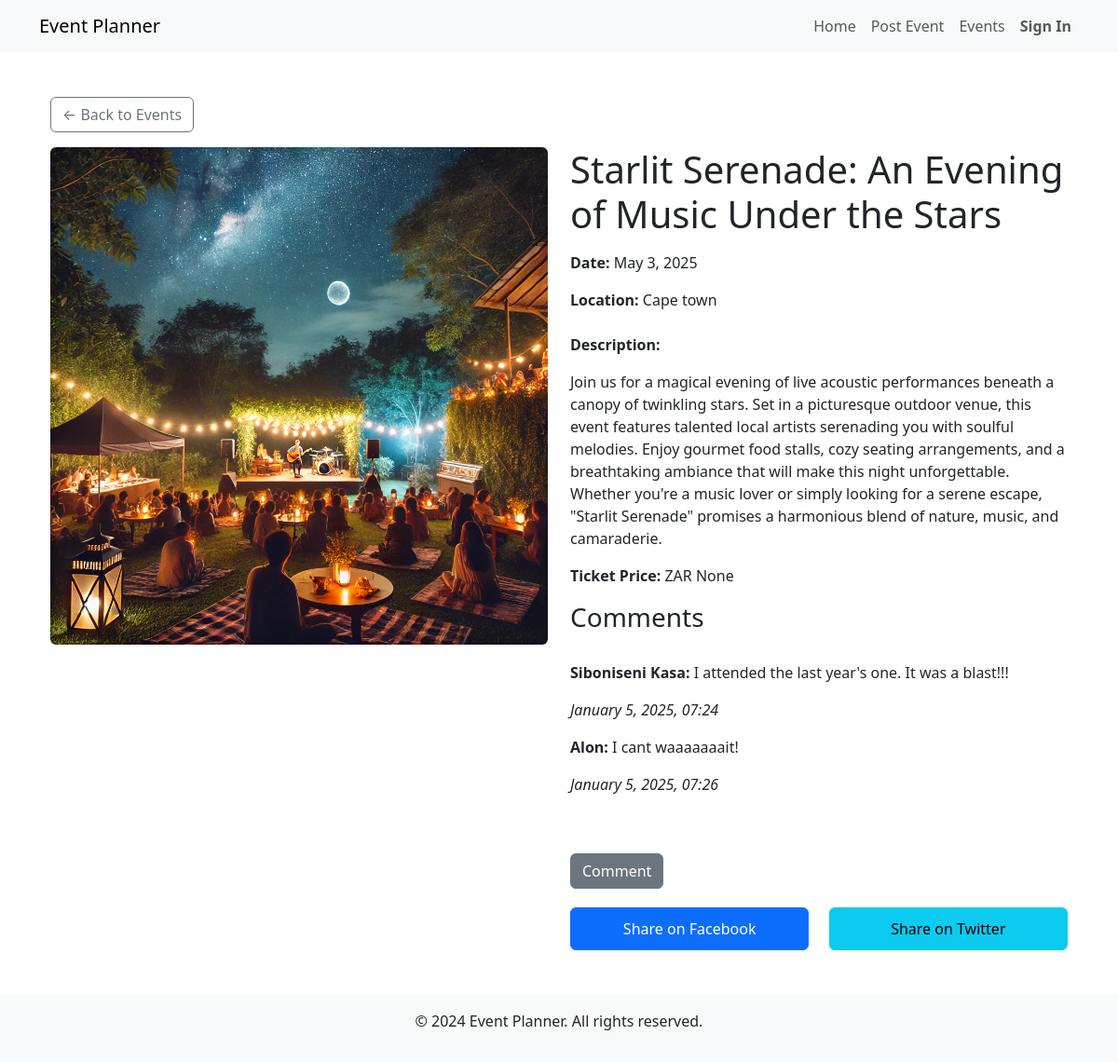
Screenshot of /event/8/ with the database file from the repository.
### events/models.py (models this page shows, shortened)
class Event(models.Model):
    title = models.CharField(max_length=200)
    description = models.TextField()
    date = models.DateField()
    time = models.TimeField()
    location = models.CharField(max_length=255)
    image = models.ImageField(upload_to='uploads/events/')
    highlights = models.TextField(blank=True, help_text="Comma-separated highlights of the event.")
    ticket_price = models.DecimalField(max_digits=6, decimal_places=2, null=True, blank=True)  # Ticket price (optional)
    organizer = models.ForeignKey(
        settings.AUTH_USER_MODEL,
        on_delete=models.CASCADE,
        null=True,  # Allow null for existing rows
        blank=True  # Allow blank values in forms
    )

class Comment(models.Model):
    event = models.ForeignKey(Event, related_name='comments', on_delete=models.CASCADE)  # Link to the event
    name = models.CharField(max_length=100)
    text = models.TextField()
    created_at = models.DateTimeField(auto_now_add=True)

### events/views.py (the view)
# urls.py: path('event/<int:pk>/', views.event_detail, name='event_detail'),  # Event detail page
def event_detail(request, pk):
    event = get_object_or_404(Event, pk=pk)  # Fetch the event by primary key
    if request.method == 'POST':
        name = request.POST.get('name')
        text = request.POST.get('text')
        Comment.objects.create(event=event, name=name, text=text)
        return redirect('events:event_detail', pk=event.pk)  # Redirect to the same event page to show the new comment
    return render(request, 'events/event_detail.html', {'event': event})

### events/templates/events/event_detail.html (shortened to what this page needs)
{% extends "events/base.html" %}
{% block content %}
<div class="container my-5">
    <a href="{% url 'events:event_list' %}" class="btn btn-outline-secondary mb-3">← Back to Events</a>
    <div class="row">
        <div class="col-md-6">
            <img src="{{ event.image.url }}" alt="{{ event.title }}" class="img-fluid rounded">
        </div>
        <div class="col-md-6">
            <h1 class="mb-3">{{ event.title }}</h1>
            <p><strong>Date:</strong> {{ event.date|date:"F j, Y" }}</p>
            <p><strong>Location:</strong> {{ event.location }}</p>
            <p class="mt-4"><strong>Description:</strong></p>
            <p>{{ event.description }}</p>
            <p><strong>Ticket Price:</strong> ZAR {{ event.ticket_price }}</p>
            <h3>Comments</h3>
            <div class="comment-section">
                {% for comment in event.comments.all %}
                    <p><strong>{{ comment.name }}:</strong> {{ comment.text }}</p>
                    <p><em>{{ comment.created_at|date:"F j, Y, H:i" }}</em></p>
                {% empty %}
                    <p>No comments yet.</p>
                {% endfor %}
            </div>
            <div class="comment-button-container">
                <button id="comment-button" class="btn btn-secondary mt-3">Comment</button>
            </div>
            <div class="social-share">
                <a href="https://www.facebook.com/sharer/sharer.php?u={{ request.build_absolute_uri }}" class="btn btn-primary">Share on Facebook</a>
                <a href="https://twitter.com/intent/tweet?url={{ request.build_absolute_uri }}" class="btn btn-info">Share on Twitter</a>
            </div>
        </div>
    </div>
</div>
{% endblock %}

### events/templates/events/static/css/styles.css (style rules this page uses)
.comment-section { margin-top: 30px; padding-bottom: 30px; }
.social-share { display: flex; justify-content: space-between; margin-top: 20px; gap: 10px; }
.social-share a { display: inline-block; width: 48%; text-align: center; padding: 10px; }
.comment-button-container { margin-bottom: 20px; }

### rows the page displays
Event: image (picture), title "Starlit Serenade: An Evening of Music Under the Stars", date "May 3, 2025", location "Cape town", description "Join us for a magical evening of live acoustic performances beneath a canopy of twinkling stars. Set in a picturesque outdoor venue, this event features talented local artists serenading you with soulful melodies. Enjoy gourmet food stalls, cozy seating arrangements, and a breathtaking ambiance that will make this night unforgettable. Whether you're a music lover or simply looking for a serene escape, \"Starlit Serenade\" promises a harmonious blend of nature, music, and camaraderie.", ticket_price "None"
Comment: name "Siboniseni Kasa", text "I attended the last year's one. It was a blast!!!", created_at "January 5, 2025, 07:24"
Comment: name "Alon", text "I cant waaaaaaait!", created_at "January 5, 2025, 07:26"
